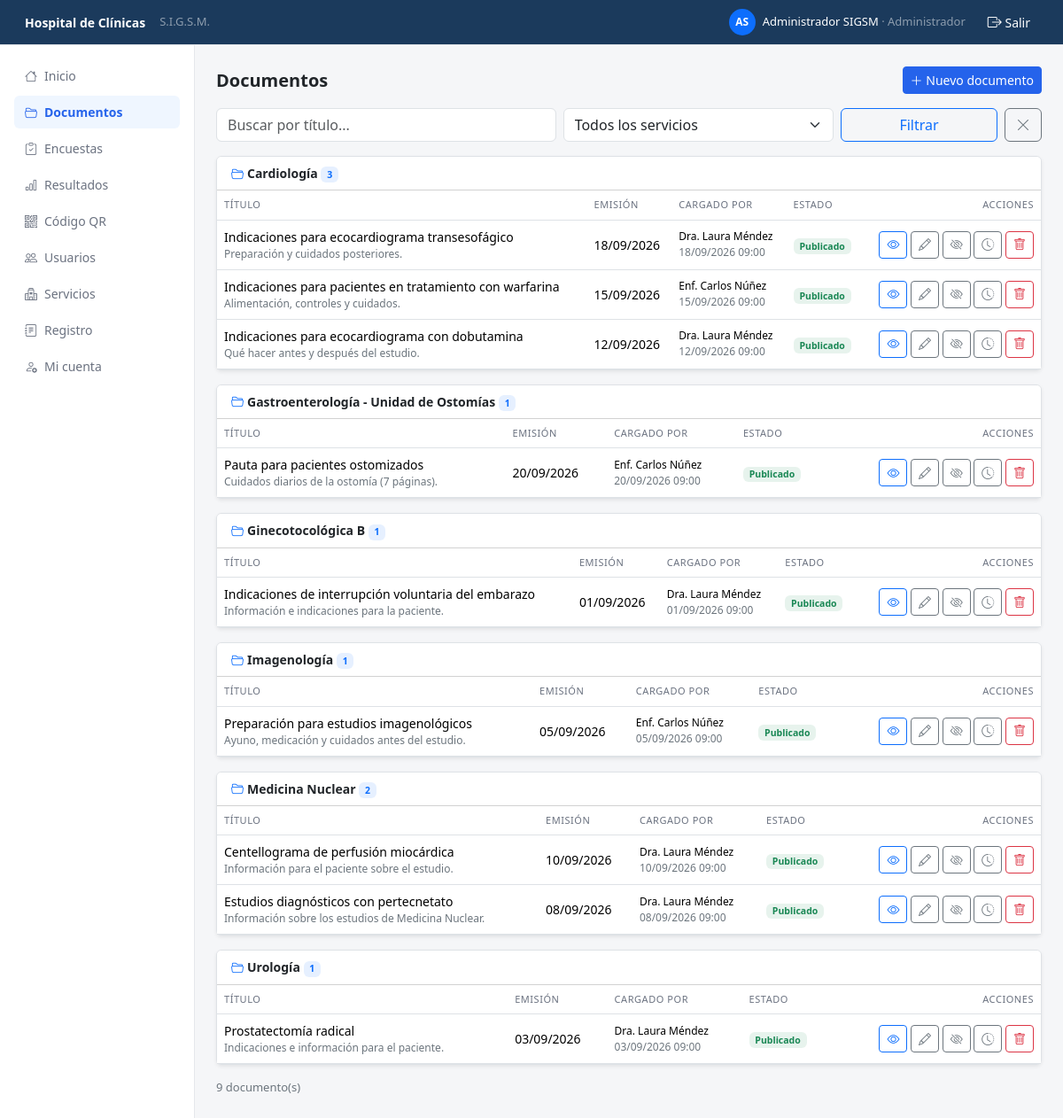
Screenshot of /presentacion/documentos.php (signed in) with the database file from the repository.
### tables this page shows
CREATE TABLE documento (
    id            INT AUTO_INCREMENT PRIMARY KEY,
    titulo        VARCHAR(120) NOT NULL,
    descripcion   TEXT NULL,
    archivo       VARCHAR(100) NULL,           
    fecha_emision DATE NOT NULL,
    fecha_carga   DATETIME NOT NULL,           
    publicado     TINYINT(1) NOT NULL DEFAULT 1,
    activo        TINYINT(1) NOT NULL DEFAULT 1,
    id_categoria  INT NOT NULL,
    id_usuario    INT NOT NULL,                
    FOREIGN KEY (id_categoria) REFERENCES categoria(id),
    FOREIGN KEY (id_usuario)   REFERENCES usuario(id)
);

CREATE TABLE usuario (
    id          INT AUTO_INCREMENT PRIMARY KEY,
    nombre      VARCHAR(80)  NOT NULL,
    email       VARCHAR(100) NOT NULL UNIQUE,
    contrasenia VARCHAR(255) NOT NULL,
    rol         ENUM('admin','medico','enfermera') NOT NULL DEFAULT 'enfermera',
    activo      TINYINT(1)   NOT NULL DEFAULT 1
);

### negocio/sesion.php (called while the page is built, shortened)
<?php
function hayUsuarioLogueado() {
    return isset($_SESSION['usuario']);
}
function esAdmin() {
    return hayUsuarioLogueado() && $_SESSION['usuario']['rol'] === 'admin';
}
function e($texto) {
    return htmlspecialchars((string) $texto, ENT_QUOTES, 'UTF-8');
}

### negocio/ayudas.php (called while the page is built, shortened)
<?php
function paginar($total, $porPagina, $paginaPedida) {
    $paginas = max(1, (int) ceil($total / $porPagina));
    $pagina  = min(max(1, (int) $paginaPedida), $paginas);
    return [
        'pagina'         => $pagina,
        'paginas'        => $paginas,
        'por_pagina'     => $porPagina,
        'desplazamiento' => ($pagina - 1) * $porPagina,
        'total'          => $total,
    ];
}
function enteroPositivo($valor) {
    return (is_string($valor) && ctype_digit($valor)) ? (int) $valor : 0;
}

### datos/Documento.php (called while the page is built, shortened)
<?php
class Documento {
    private $pdo;
    public function __construct($pdo) {
        $this->pdo = $pdo;
    }
    private function consultaBase() {
        return "SELECT d.id, d.titulo, d.descripcion, d.archivo, d.fecha_emision, d.fecha_carga,
                       d.publicado, d.id_categoria, d.id_usuario,
                       c.nombre AS categoria, c.activo AS categoria_activa,
                       u.nombre AS autor
                FROM documento d
                JOIN categoria c ON c.id = d.id_categoria
                JOIN usuario   u ON u.id = d.id_usuario
                WHERE d.activo = 1";
    }
    private function filtros($buscar, $idCategoria) {
        $sql = '';
        $valores = [];
        return [$sql, $valores];
    }
    public function listarPanel($buscar, $idCategoria, $limite, $desplazamiento) {
        list($condiciones, $valores) = $this->filtros($buscar, $idCategoria);
        $sql = $this->consultaBase() . $condiciones
             . " ORDER BY c.nombre, d.fecha_emision DESC, d.id DESC"
             . " LIMIT " . (int) $limite . " OFFSET " . (int) $desplazamiento;
        $stmt = $this->pdo->prepare($sql);
        $stmt->execute($valores);
        return $stmt->fetchAll();
    }
    public function contarPanel($buscar, $idCategoria) {
        list($condiciones, $valores) = $this->filtros($buscar, $idCategoria);
        $stmt = $this->pdo->prepare(
            "SELECT COUNT(*) FROM documento d WHERE d.activo = 1" . $condiciones
        );
        $stmt->execute($valores);
        return (int) $stmt->fetchColumn();
    }
}

### presentacion/documentos.php (the view, shortened to what this page needs)
<?php
require_once __DIR__ . '/_vista.php';
require_once __DIR__ . '/../datos/conexion.php';
require_once __DIR__ . '/../datos/Documento.php';
$buscar = trim($_GET['q'] ?? '');
$idCat  = enteroPositivo($_GET['servicio'] ?? '') ?: '';
$idCat  = $idCat === '' ? '' : (string) $idCat;
$documentos = [];
$p = paginar(0, POR_PAGINA, 1);
try {
    $pdo = (new Conexion())->getConexion();
    $modelo = new Documento($pdo);
    $p = paginar($modelo->contarPanel($buscar, $idCat), POR_PAGINA, $_GET['pagina'] ?? 1);
    $documentos = $modelo->listarPanel($buscar, $idCat, $p['por_pagina'], $p['desplazamiento']);
} catch (PDOException $e) {
    error_log('Error al listar documentos: ' . $e->getMessage());
    guardarMensaje('No se pudieron leer los documentos.', 'danger');
}
$porServicio = [];
foreach ($documentos as $d) { $porServicio[$d['categoria']][] = $d; }
require __DIR__ . '/_cabecera.php';
?>
<div class="d-flex flex-wrap justify-content-between align-items-center gap-2 mb-3">
    <h5 class="fw-semibold mb-0">Documentos</h5>
    <button class="btn btn-hc btn-sm" onclick="abrirDocumento()"><i class="bi bi-plus-lg"></i> Nuevo documento</button>
</div>
<form method="GET" class="row g-2 mb-3">
    <div class="col-12 col-md-5"><input type="search" name="q" value="<?= e($buscar) ?>" class="form-control" placeholder="Buscar por título..." maxlength="100"></div>
    <div class="col-8 col-md-4">
        <select name="servicio" class="form-select">
            <option value="">Todos los servicios</option>
        </select>
    </div>
    <div class="col-4 col-md-3 d-flex gap-2">
        <button class="btn btn-outline-primary flex-fill">Filtrar</button>
        <a href="documentos.php" class="btn btn-outline-secondary" title="Limpiar"><i class="bi bi-x-lg"></i></a>
    </div>
</form>
<?php foreach ($porServicio as $servicio => $lista): ?>
    <div class="card border shadow-sm mb-3">
        <div class="card-header bg-white fw-semibold" style="font-size:14px;"><i class="bi bi-folder2-open text-primary me-1"></i><?= e($servicio) ?> <span class="badge bg-primary bg-opacity-10 text-primary"><?= count($lista) ?></span></div>
        <div class="table-responsive">
        <table class="table table-hover mb-0">
            <thead><tr><th>Título</th><th>Emisión</th><th class="d-none d-md-table-cell">Cargado por</th><th>Estado</th><th class="text-end">Acciones</th></tr></thead>
            <tbody>
            <?php foreach ($lista as $d): ?>
                <tr>
                    <td><?= e($d['titulo']) ?>
                        <?php if ($d['descripcion']): ?><div class="text-secondary" style="font-size:12px;"><?= e($d['descripcion']) ?></div><?php endif; ?></td>
                    <td><?= e(date('d/m/Y', strtotime($d['fecha_emision']))) ?></td>
                    <td class="d-none d-md-table-cell" style="font-size:12px;"><?= e($d['autor']) ?><br><span class="text-secondary"><?= e(date('d/m/Y H:i', strtotime($d['fecha_carga']))) ?></span></td>
                    <td>
                        <?php if ($d['publicado']): ?><span class="badge bg-success bg-opacity-10 text-success">Publicado</span>
                        <?php else: ?><span class="badge bg-secondary bg-opacity-25 text-secondary">Oculto</span><?php endif; ?>
                    </td>
                    <td class="text-end text-nowrap">
                        <a class="btn btn-sm btn-outline-primary" href="ver_documento_mobile.php?id=<?= (int) $d['id'] ?>&vista=panel" target="_blank" title="Ver"><i class="bi bi-eye"></i></a>
                        <button class="btn btn-sm btn-outline-secondary" title="Editar"
                            data-doc="<?= e(json_encode(['id' => $d['id'], 'titulo' => $d['titulo'], 'descripcion' => $d['descripcion'],
                                'id_categoria' => $d['id_categoria'], 'fecha_emision' => $d['fecha_emision'], 'publicado' => $d['publicado']])) ?>"
                            onclick="editarDocumento(this)"><i class="bi bi-pencil"></i></button>
                        <?php botonPost('../negocio/cambiar_publicacion_documento.php', ['id' => $d['id'], 'publicado' => $d['publicado'] ? 0 : 1],
                            $d['publicado'] ? '<i class="bi bi-eye-slash"></i>' : '<i class="bi bi-eye-fill"></i>', 'btn btn-sm btn-outline-secondary',
                            $d['publicado'] ? '¿Ocultar este documento a los pacientes?' : ''); ?>
                        <?php if (esAdmin()): ?>
                            <a class="btn btn-sm btn-outline-secondary" href="registro.php?entidad=documento&id=<?= (int) $d['id'] ?>" title="Historial de cambios"><i class="bi bi-clock-history"></i></a>
                        <?php endif; ?>
                    </td>
                </tr>
            <?php endforeach; ?>
            </tbody>
        </table>
        </div>
    </div>
<?php endforeach; ?>
<div class="d-flex flex-column flex-sm-row justify-content-between align-items-center gap-2">
    <span class="text-secondary" style="font-size:13px;"><?= (int) $p['total'] ?> documento(s)</span>
</div>
<?php
require __DIR__ . '/_pie.php'; ?>

### presentacion/_vista.php (shortened to what this page needs)
<?php
require_once __DIR__ . '/../negocio/sesion.php';
require_once __DIR__ . '/../negocio/ayudas.php';
function botonPost($url, $campos, $texto, $clase = 'btn btn-sm btn-outline-secondary', $confirmacion = '') {
    $onsubmit = $confirmacion !== '' ? ' onsubmit="return confirm(' . e(json_encode($confirmacion)) . ');"' : '';
    echo '<form method="POST" action="' . e($url) . '" class="d-inline"' . $onsubmit . '>' . campoCsrf();
    echo '<button type="submit" class="' . e($clase) . '">' . $texto . '</button></form>';
}

### presentacion/_cabecera.php (style rules this page uses)
body { background-color: #F5F6F8; }
.btn-hc { --bs-btn-bg: #2563EB; --bs-btn-border-color: #2563EB; --bs-btn-color: #fff; --bs-btn-hover-bg: #1D4ED8; --bs-btn-hover-border-color: #1D4ED8; --bs-btn-hover-color: #fff; }
.table th { font-size:11px; text-transform:uppercase; letter-spacing:0.05em; color:#6B7280; font-weight:500; }
.table td { font-size:14px; vertical-align:middle; }

### rows the page displays
documento: titulo "Indicaciones para ecocardiograma transesofágico", descripcion "Preparación y cuidados posteriores.", fecha_emision "18/09/2026", id_usuario.nombre "Dra. Laura Méndez", fecha_carga "18/09/2026 09:00", publicado "Publicado"
documento: titulo "Indicaciones para pacientes en tratamiento con warfarina", descripcion "Alimentación, controles y cuidados.", fecha_emision "15/09/2026", id_usuario.nombre "Enf. Carlos Núñez", fecha_carga "15/09/2026 09:00", publicado "Publicado"
documento: titulo "Indicaciones para ecocardiograma con dobutamina", descripcion "Qué hacer antes y después del estudio.", fecha_emision "12/09/2026", id_usuario.nombre "Dra. Laura Méndez", fecha_carga "12/09/2026 09:00", publicado "Publicado"
documento: titulo "Pauta para pacientes ostomizados", descripcion "Cuidados diarios de la ostomía (7 páginas).", fecha_emision "20/09/2026", id_usuario.nombre "Enf. Carlos Núñez", fecha_carga "20/09/2026 09:00", publicado "Publicado"
documento: titulo "Indicaciones de interrupción voluntaria del embarazo", descripcion "Información e indicaciones para la paciente.", fecha_emision "01/09/2026", id_usuario.nombre "Dra. Laura Méndez", fecha_carga "01/09/2026 09:00", publicado "Publicado"
documento: titulo "Preparación para estudios imagenológicos", descripcion "Ayuno, medicación y cuidados antes del estudio.", fecha_emision "05/09/2026", id_usuario.nombre "Enf. Carlos Núñez", fecha_carga "05/09/2026 09:00", publicado "Publicado"
documento: titulo "Centellograma de perfusión miocárdica", descripcion "Información para el paciente sobre el estudio.", fecha_emision "10/09/2026", id_usuario.nombre "Dra. Laura Méndez", fecha_carga "10/09/2026 09:00", publicado "Publicado"
documento: titulo "Estudios diagnósticos con pertecnetato", descripcion "Información sobre los estudios de Medicina Nuclear.", fecha_emision "08/09/2026", id_usuario.nombre "Dra. Laura Méndez", fecha_carga "08/09/2026 09:00", publicado "Publicado"
documento: titulo "Prostatectomía radical", descripcion "Indicaciones e información para el paciente.", fecha_emision "03/09/2026", id_usuario.nombre "Dra. Laura Méndez", fecha_carga "03/09/2026 09:00", publicado "Publicado"

### other values shown
$iniciales "AS"
$nombreUsuario "Administrador SIGSM"
$nombreRol "Administrador"
$item[2] "Inicio"
$item[2] "Documentos"
$item[2] "Encuestas"
$item[2] "Resultados"
$item[2] "Código QR"
$item[2] "Usuarios"
$item[2] "Servicios"
$item[2] "Registro"
$item[2] "Mi cuenta"
$servicio "Cardiología"
count($lista) "3"
$servicio "Gastroenterología - Unidad de Ostomías"
